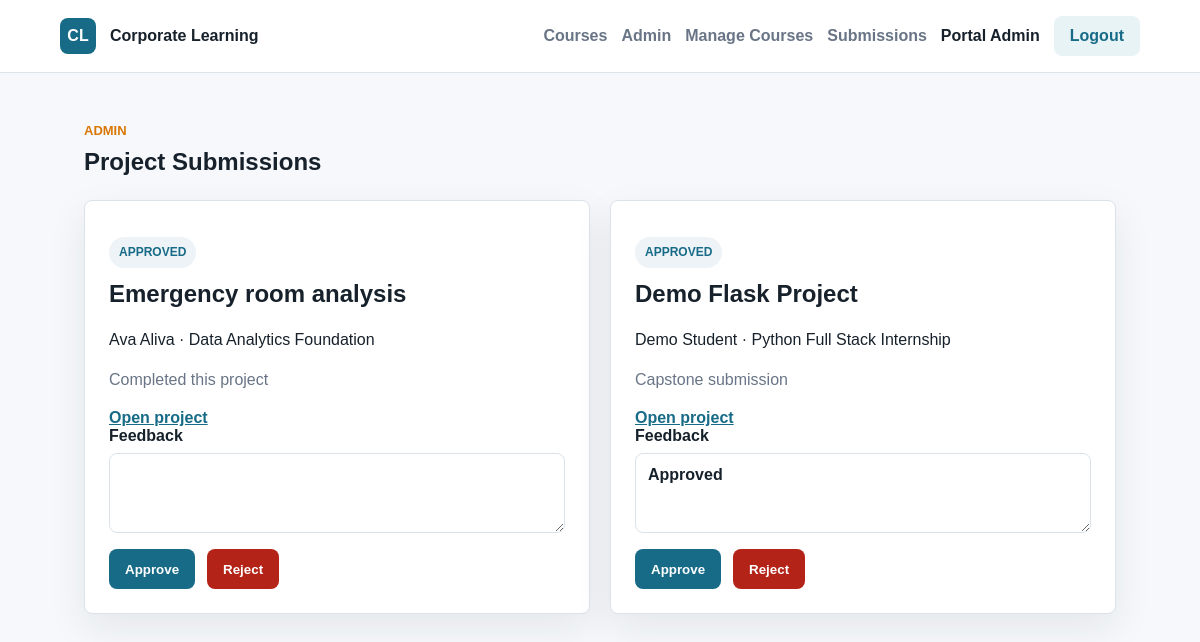
The page /admin/submissions (signed in) on the database as committed earlier.
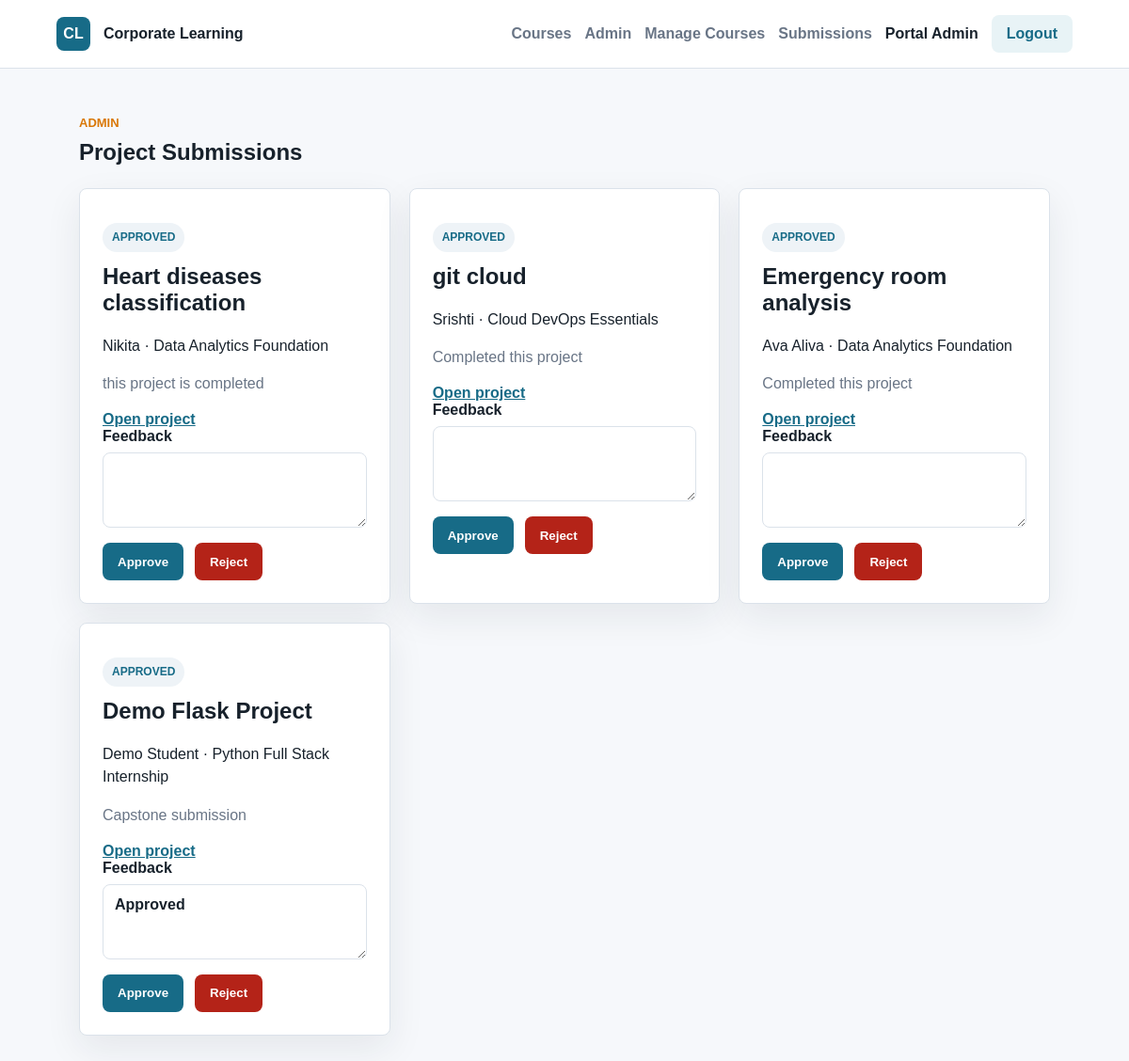
The same page on the database as committed later.
### tables this page shows
CREATE TABLE users (
            id INTEGER PRIMARY KEY AUTOINCREMENT,
            name TEXT NOT NULL,
            email TEXT NOT NULL UNIQUE,
            password_hash TEXT NOT NULL,
            role TEXT NOT NULL CHECK(role IN ('admin', 'student')),
            created_at TEXT NOT NULL
        );

CREATE TABLE submissions (
            id INTEGER PRIMARY KEY AUTOINCREMENT,
            enrollment_id INTEGER NOT NULL,
            project_title TEXT NOT NULL,
            project_url TEXT NOT NULL,
            notes TEXT,
            status TEXT NOT NULL DEFAULT 'pending',
            feedback TEXT,
            submitted_at TEXT NOT NULL,
            reviewed_at TEXT,
            FOREIGN KEY(enrollment_id) REFERENCES enrollments(id) ON DELETE CASCADE
        );

CREATE TABLE courses (
            id INTEGER PRIMARY KEY AUTOINCREMENT,
            title TEXT NOT NULL,
            company TEXT NOT NULL,
            category TEXT NOT NULL,
            duration TEXT NOT NULL,
            description TEXT NOT NULL,
            status TEXT NOT NULL DEFAULT 'active',
            created_at TEXT NOT NULL
        );

### app.py (the view)
    @app.route("/admin/submissions")
    @login_required
    @admin_required
    def admin_submissions():
        rows = query_all(
            """
            SELECT s.*, e.progress, e.status AS enrollment_status, u.name, u.email, c.title AS course_title
            FROM submissions s
            JOIN enrollments e ON e.id = s.enrollment_id
            JOIN users u ON u.id = e.user_id
            JOIN courses c ON c.id = e.course_id
            ORDER BY s.submitted_at DESC
            """
        )
        return render_template("admin_submissions.html", submissions=rows)

### app.py (called while the page is built)
def create_app():
    app = Flask(__name__, instance_relative_config=True)
    app.config["SECRET_KEY"] = os.environ.get("SECRET_KEY", "dev-secret-change-me")
    app.config["DATABASE"] = os.path.join(app.instance_path, "portal.db")
    os.makedirs(app.instance_path, exist_ok=True)
    @app.before_request
    def load_current_user():
        g.user = None
        user_id = session.get("user_id")
        if user_id:
            g.user = query_one("SELECT * FROM users WHERE id = ?", (user_id,))
    @app.teardown_appcontext
    def close_db(error=None):
        db = g.pop("db", None)
        if db is not None:
            db.close()
    register_routes(app)
    with app.app_context():
        init_db()
        seed_db()
    return app

def get_db():
    if "db" not in g:
        g.db = sqlite3.connect(current_app_database())
        g.db.row_factory = sqlite3.Row
    return g.db

def current_app_database():
    from flask import current_app
    return current_app.config["DATABASE"]

def query_all(sql, params=()):
    return get_db().execute(sql, params).fetchall()

def query_one(sql, params=()):
    return get_db().execute(sql, params).fetchone()

def login_required(view):
    @wraps(view)
    def wrapped(*args, **kwargs):
        if not g.user:
            flash("Please sign in to continue.", "warning")
            return redirect(url_for("login"))
        return view(*args, **kwargs)
    return wrapped

def admin_required(view):
    @wraps(view)
    def wrapped(*args, **kwargs):
        if not g.user or g.user["role"] != "admin":
            abort(403)
        return view(*args, **kwargs)
    return wrapped

### templates/admin_submissions.html (shortened to what this page needs)
{% extends "base.html" %}
{% block content %}
<section class="section">
    <div class="section-heading">
        <p class="eyebrow">Admin</p>
        <h1>Project Submissions</h1>
    </div>
    <div class="grid cards">
        {% for submission in submissions %}
            <article class="card">
                <p class="pill">{{ submission.status }}</p>
                <h2>{{ submission.project_title }}</h2>
                <p>{{ submission.name }} · {{ submission.course_title }}</p>
                <p class="muted">{{ submission.notes }}</p>
                <a class="text-link" href="{{ submission.project_url }}" target="_blank" rel="noreferrer">Open project</a>
                <form method="post" action="{{ url_for('review_submission', submission_id=submission.id) }}">
                    <label>Feedback
                        <textarea name="feedback" rows="3">{{ submission.feedback or '' }}</textarea>
                    </label>
                    <div class="actions">
                        <button class="button" name="action" value="approve" type="submit">Approve</button>
                        <button class="button danger" name="action" value="reject" type="submit">Reject</button>
                    </div>
                </form>
            </article>
        {% else %}
            <p>No submissions yet.</p>
        {% endfor %}
    </div>
</section>
{% endblock %}

### templates/base.html (shortened to what this page needs)
<!doctype html>
<html lang="en">
<head>
    <link rel="stylesheet" href="{{ url_for('static', filename='css/styles.css') }}">
</head>
<body>
    <header class="topbar">
        <a class="brand" href="{{ url_for('index') }}">
            <span class="brand-mark">CL</span>
            <span>Corporate Learning</span>
        </a>
        <nav>
            <a href="{{ url_for('courses') }}">Courses</a>
            {% if g.user %}
                {% if g.user.role == 'admin' %}
                    <a href="{{ url_for('admin_dashboard') }}">Admin</a>
                    <a href="{{ url_for('admin_courses') }}">Manage Courses</a>
                    <a href="{{ url_for('admin_submissions') }}">Submissions</a>
                {% else %}
                    <a href="{{ url_for('student_dashboard') }}">Dashboard</a>
                {% endif %}
                <span class="nav-user">{{ g.user.name }}</span>
                <a class="button ghost" href="{{ url_for('logout') }}">Logout</a>
            {% else %}
                <a href="{{ url_for('login') }}">Login</a>
                <a class="button" href="{{ url_for('register') }}">Register</a>
            {% endif %}
        </nav>
    </header>
    <main>
        {% block content %}{% endblock %}
    </main>
</body>
</html>

### static/css/styles.css (style rules this page uses)
:root { --ink: #17212b; --muted: #697586; --line: #dbe2ea; --bg: #f6f8fb; --panel: #ffffff; --primary: #176b87; --primary-dark: #0f4f63; --accent: #d97706; --danger: #b42318; --success: #157f3b; }
* { box-sizing: border-box; }
body { margin: 0; font-family: Arial, Helvetica, sans-serif; color: var(--ink); background: var(--bg); }
a { color: inherit; }
.topbar { position: sticky; top: 0; z-index: 10; display: flex; align-items: center; justify-content: space-between; gap: 24px; padding: 16px 5vw; background: rgba(255, 255, 255, 0.94); border-bottom: 1px solid var(--line); backdrop-filter: blur(12px); }
.brand, nav { display: flex; align-items: center; gap: 14px; }
.brand { text-decoration: none; font-weight: 800; }
.brand-mark { display: grid; place-items: center; width: 36px; height: 36px; border-radius: 8px; color: #fff; background: var(--primary); }
nav { flex-wrap: wrap; justify-content: flex-end; }
nav a { text-decoration: none; color: var(--muted); font-weight: 700; }
.nav-user { color: var(--ink); font-weight: 700; }
.button { display: inline-flex; align-items: center; justify-content: center; min-height: 40px; padding: 10px 16px; border: 0; border-radius: 8px; color: #fff; background: var(--primary); font-weight: 800; text-decoration: none; cursor: pointer; }
.button.ghost { color: var(--primary); background: #e8f3f6; }
.button.danger { background: var(--danger); }
.hero-panel, .panel, .card, .form-card, .table-wrap { border: 1px solid var(--line); border-radius: 8px; background: var(--panel); box-shadow: 0 14px 38px rgba(21, 34, 50, 0.08); }
.metric span, .stat span, .muted, .meta { color: var(--muted); }
.section { padding: 50px 7vw; }
.section-heading { margin-bottom: 24px; }
.section h1, .section h2, .section h3 { margin-top: 0; }
.eyebrow { margin: 0 0 10px; color: var(--accent); font-size: 13px; font-weight: 900; letter-spacing: 0; text-transform: uppercase; }
.grid { display: grid; gap: 20px; }
.cards { grid-template-columns: repeat(auto-fit, minmax(260px, 1fr)); }
.card, .panel, .form-card, .table-wrap { padding: 24px; }
.card p { line-height: 1.55; }
.pill, .status { display: inline-flex; width: fit-content; padding: 6px 10px; border-radius: 999px; background: #eef3f7; color: var(--primary); font-size: 12px; font-weight: 900; text-transform: uppercase; }
.actions, .inline-form { display: flex; flex-wrap: wrap; gap: 12px; align-items: center; }
.text-link { color: var(--primary); font-weight: 900; }
form { display: grid; gap: 16px; }
label { display: grid; gap: 8px; color: var(--ink); font-weight: 800; }
input, textarea { width: 100%; border: 1px solid var(--line); border-radius: 8px; padding: 12px; color: var(--ink); font: inherit; background: #fff; }

Rows that differ between the two databases and show on the page:
added submissions: status "APPROVED", project_title "Heart diseases classification", name "Nikita", course_title "Data Analytics Foundation", notes "this project is completed"
added submissions: status "APPROVED", project_title "git cloud", name "Srishti", course_title "Cloud DevOps Essentials", notes "Completed this project"
